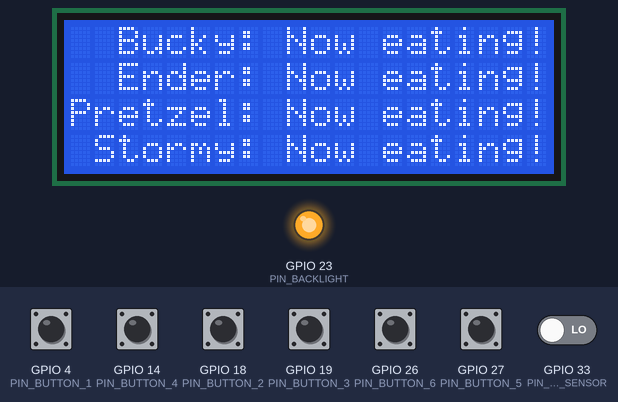
A program run on a simulated ESP32. On the bench: 20×4 character LCD, output pins drawn as LEDs (lit = HIGH). The test bench sets the inputs (shaded band); at power-on: GPIO 4 (PIN_BUTTON_1), GPIO 14 (PIN_BUTTON_4), GPIO 18 (PIN_BUTTON_2), GPIO 19 (PIN_BUTTON_3), GPIO 26 (PIN_BUTTON_6), GPIO 27 (PIN_BUTTON_5) HIGH, GPIO 33 (PIN_PIR_SENSOR) LOW.

Above: at 1.2 s.
1.3 s: GPIO 4 (PIN_BUTTON_1) pulled LOW for 0.15 s
At 1.51 s:
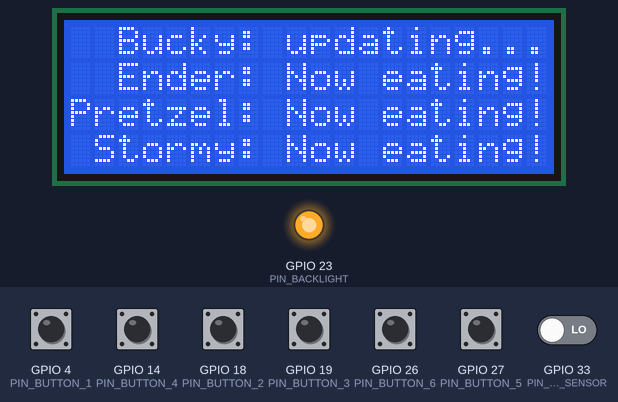
3.1 s: GPIO 14 (PIN_BUTTON_4) pulled LOW for 0.15 s
At 3.37 s:
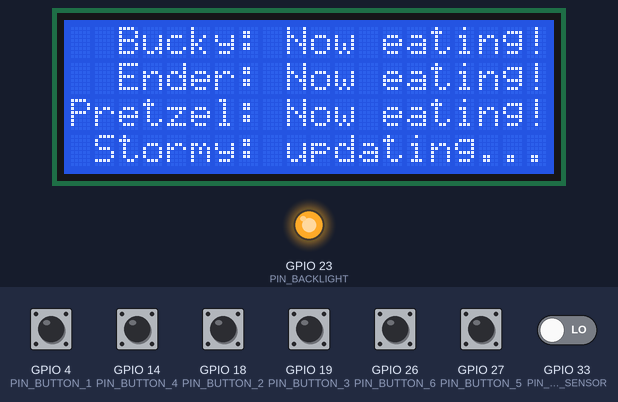
4.9 s: GPIO 18 (PIN_BUTTON_2) pulled LOW for 0.15 s
At 5.16 s:
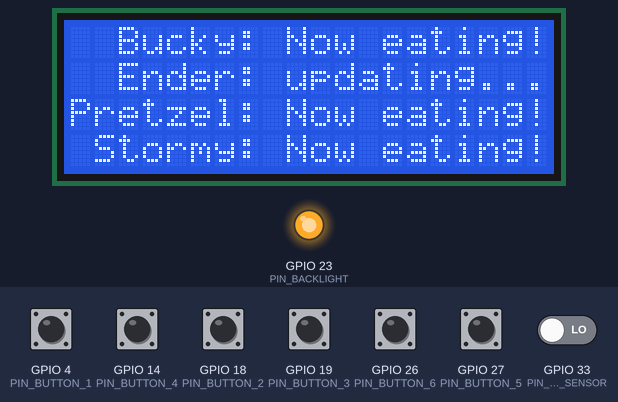
6.7 s: GPIO 19 (PIN_BUTTON_3) pulled LOW for 0.15 s
At 6.97 s:
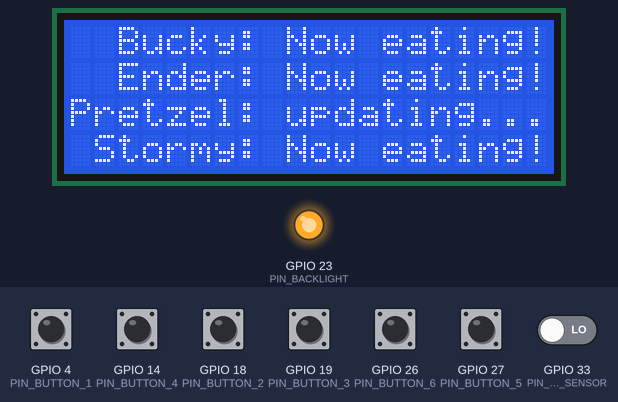
8.5 s: GPIO 27 (PIN_BUTTON_5) pulled LOW for 0.15 s
At 8.78 s:
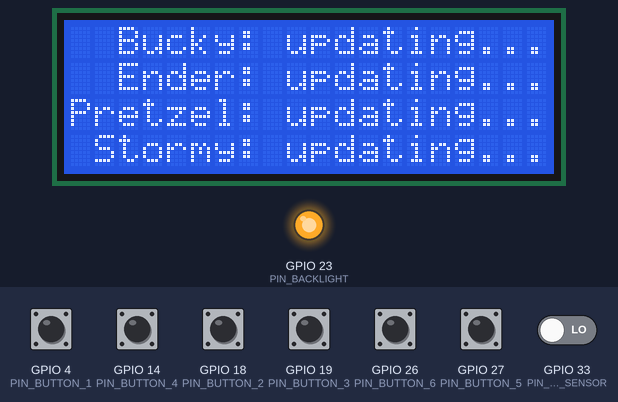
10.3 s: GPIO 4 (PIN_BUTTON_1) driven LOW and GPIO 14 (PIN_BUTTON_4) driven LOW
At 11.7 s:
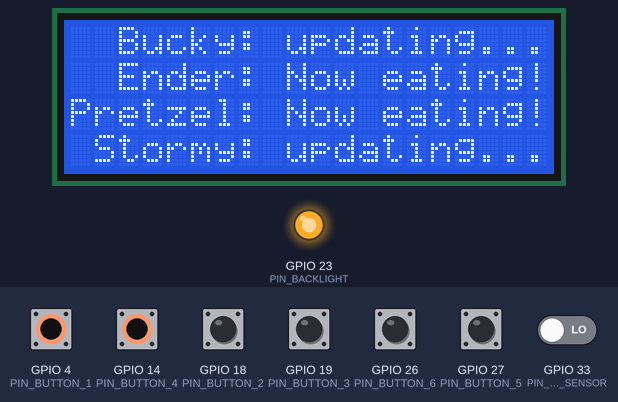
Timing chart, 0 to 12.9 s (numbered marks = the images above; inputs shaded):
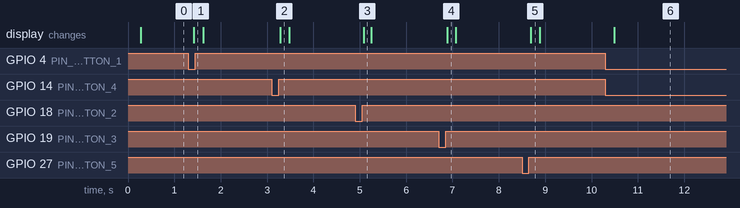

Measured:
- after the input at 1.3 s, the display: changes after 0.12 s (image 1)
- after the input at 3.1 s, the display: changes after 0.18 s (image 2)
- after the input at 4.9 s, the display: changes after 0.18 s (image 3)
- after the input at 6.7 s, the display: changes after 0.18 s (image 4)
- after the input at 8.5 s, the display: changes after 0.19 s (image 5)
- after the input at 10.3 s, the display: changes after 0.19 s (image 6)

The program:

main.cpp
```cpp
#include <Arduino.h>
#include <Wire.h>
#include <hd44780.h>
#include <hd44780ioClass/hd44780_I2Cexp.h>

// initialize LED
hd44780_I2Cexp lcd;
const int LCD_COLUMN_CHARACTER_COUNT = 20;
const int LCD_ROW_CHARACTER_COUNT = 4;

// GPIO layout
const int PIN_BUTTON_1   =  4;
const int PIN_BUTTON_2   = 18;
const int PIN_BUTTON_3   = 19;
const int PIN_BUTTON_4   = 14;
const int PIN_BUTTON_5   = 27;
const int PIN_BUTTON_6   = 26;
const int PIN_BACKLIGHT  = 23;
const int PIN_PIR_SENSOR = 33;

// Button and Sensor Names
unsigned int button1 = 0;
unsigned int button2 = 0;
unsigned int button3 = 0;
unsigned int button4 = 0;
unsigned int button5 = 0;
unsigned int button6 = 0;
unsigned int motionSensor = 0;

// Dog names for screen
String dogB = "  Bucky: ";
String dogE = "  Ender: ";
String dogP = "Pretzel: ";
String dogS = " Stormy: ";

// Timestamps
unsigned long stampB1 = 0;
unsigned long stampB2 = 0;
unsigned long stampB3 = 0;
unsigned long stampB4 = 0;
unsigned long stampB5 = 0;
unsigned long stampB6 = 0;
unsigned long stampBL = 0;

// Elapsed Timers
unsigned long currentTime = 0;
unsigned long timeSinceB1 = 0;
unsigned long timeSinceB2 = 0;
unsigned long timeSinceB3 = 0;
unsigned long timeSinceB4 = 0;
unsigned long timeSinceB5 = 0;
unsigned long timeSinceB6 = 0;
unsigned long timeSinceBL = 0;

// Define timekeeping constants
const unsigned long HOURS_IN_MILLIS   = 3600000;
const unsigned long MINUTES_IN_MILLIS = 60000;
const unsigned long SECONDS_IN_MILLIS = 1000;

// LCD Refreshrate
unsigned long previousTime   = 0;
const unsigned int REFRESH_RATE_IN_MILLIS = 200;
const unsigned int BACKLIGHT_TIMEOUT      = 15 * SECONDS_IN_MILLIS;

// Print Bucky's Name
void bucky() {
  lcd.setCursor(0,0);
  lcd.print(dogB);
}

// Print Ender's Name
void ender() {
  lcd.setCursor(0,1);
  lcd.print(dogE);
}

// Print Pretzel's Name
void pretzel() {
  lcd.setCursor(0,2);
  lcd.print(dogP);
}

// Print Stormy's Name
void stormy() {
  lcd.setCursor(0,3);
  lcd.print(dogS);
}

// Array to call when you need to display times
String timeSinceFed[] = {
  "Now eating!", //  0
  "Recently   ", //  1
  "1 hour ago ", //  2
  "2 hours ago", //  3
  "3 hours ago", //  4
  "4 hours ago", //  5
  "5 hours ago", //  6
  "6 hours ago", //  7
  "7 hours ago", //  8
  "8 hours ago", //  9
  "9 hours ago", // 10
  "Safe to Eat", // 11
  "NEEDS FOOD!", // 12
  "updating..."  // 13
} ;

// Print times based off timeSinceFed array
void printElapsedTime(unsigned long myTime) {
  if (myTime < .2 * SECONDS_IN_MILLIS) {
    lcd.print(timeSinceFed[13]);
  } else if (myTime < 5 * MINUTES_IN_MILLIS) {
    lcd.print(timeSinceFed[0]);
  } else if (myTime < 1 * HOURS_IN_MILLIS) {
    lcd.print(timeSinceFed[1]);
  } else if (myTime < 2 * HOURS_IN_MILLIS) {
    lcd.print(timeSinceFed[2]);
  } else if (myTime < 3 * HOURS_IN_MILLIS) {
    lcd.print(timeSinceFed[3]);
  } else if (myTime < 4 * HOURS_IN_MILLIS) {
    lcd.print(timeSinceFed[4]);
  } else if (myTime < 5 * HOURS_IN_MILLIS) {
    lcd.print(timeSinceFed[5]);
  } else if (myTime < 6 * HOURS_IN_MILLIS) {
    lcd.print(timeSinceFed[6]);
  } else if (myTime < 7 * HOURS_IN_MILLIS) {
    lcd.print(timeSinceFed[7]);
  } else if (myTime < 8 * HOURS_IN_MILLIS) {
    lcd.print(timeSinceFed[8]);
  } else if (myTime < 9 * HOURS_IN_MILLIS) {
    lcd.print(timeSinceFed[9]);
  } else if (myTime < 10 * HOURS_IN_MILLIS) {
    lcd.print(timeSinceFed[10]);
  } else if (myTime < 12 * HOURS_IN_MILLIS){
    lcd.print(timeSinceFed[11]);
  } else {
    lcd.print(timeSinceFed[12]);
  }
}

// Turn the backlight on
void enableBacklight() {
  digitalWrite(PIN_BACKLIGHT, HIGH);
}

// Turn the backlight off
void disableBacklight() {
  digitalWrite(PIN_BACKLIGHT, LOW);
}

// Reset the backlight timer
void resetBacklightTimer() {
  stampBL = currentTime;
}

// Logic for button 1
void pushButton1() {
  if (button1 == LOW) {
    stampB1 = currentTime;
    resetBacklightTimer();
  }
}

// Logic for button 2
void pushButton2() {
  if (button2 == LOW) {
    stampB2 = currentTime;
    resetBacklightTimer();
  }
}

// Logic for button 3
void pushButton3() {
  if (button3 == LOW) {
    stampB3 = currentTime;
    resetBacklightTimer();
  }
}

// Logic for button 4
void pushButton4() {
  if (button4 == LOW) {
    stampB4 = currentTime;
    resetBacklightTimer();
  }
}

// Logic for button 5
void pushButton5() {
  if (button5 == LOW) {
    stampB1 = currentTime;
    stampB2 = currentTime;
    stampB3 = currentTime;
    stampB4 = currentTime;
    stampB5 = currentTime;
    resetBacklightTimer();
  }
}

// Logic for button 6
void pushButton6() {
  if (button6 == LOW) {
    stampB6 = currentTime;
    resetBacklightTimer();
  }
}

// Logic for backlight
void checkBacklight() {
  if (motionSensor == HIGH) {
    enableBacklight();
    resetBacklightTimer();
  } else if (timeSinceBL <= BACKLIGHT_TIMEOUT) {
    enableBacklight();
  } else {
    disableBacklight();
  }
}

// Reads GPIO and checks for button presses
void checkButtonUpdates() {
  button1 = digitalRead(PIN_BUTTON_1);
  button2 = digitalRead(PIN_BUTTON_2);
  button3 = digitalRead(PIN_BUTTON_3);
  button4 = digitalRead(PIN_BUTTON_4);
  button5 = digitalRead(PIN_BUTTON_5);
  button6 = digitalRead(PIN_BUTTON_6);
  motionSensor = digitalRead(PIN_PIR_SENSOR);
  pushButton1();
  pushButton2();
  pushButton3();
  pushButton4();
  pushButton5();
  pushButton6();
}

// Updates the timers
void updateTimers() {
  currentTime = millis();
  timeSinceB1 = currentTime - stampB1;
  timeSinceB2 = currentTime - stampB2;
  timeSinceB3 = currentTime - stampB3;
  timeSinceB4 = currentTime - stampB4;
  timeSinceB5 = currentTime - stampB5;
  timeSinceB6 = currentTime - stampB6;
  timeSinceBL = currentTime - stampBL;
}

// Print updated info to the LCD
void screenRefresh () {
  if (currentTime - previousTime >= REFRESH_RATE_IN_MILLIS) {
  bucky();
  printElapsedTime(timeSinceB1);
  ender();
  printElapsedTime(timeSinceB2);
  pretzel();
  printElapsedTime(timeSinceB3);
  stormy();
  printElapsedTime(timeSinceB4);
  previousTime = currentTime;
  }
}

// Bootup sequence
void setup() {
  Serial.begin(115200);

  // Initialize GPIO types using the internal pull up resistor instead of hard wiring one
  pinMode (PIN_BUTTON_1, INPUT_PULLUP);
  pinMode (PIN_BUTTON_2, INPUT_PULLUP);
  pinMode (PIN_BUTTON_3, INPUT_PULLUP);
  pinMode (PIN_BUTTON_4, INPUT_PULLUP);
  pinMode (PIN_BUTTON_5, INPUT_PULLUP);
  pinMode (PIN_BUTTON_6, INPUT_PULLUP);
  pinMode (PIN_BACKLIGHT, OUTPUT);
  pinMode (PIN_PIR_SENSOR, INPUT);

  // Initiialize LCD Screen settings
  int status;
  status = lcd.begin(LCD_COLUMN_CHARACTER_COUNT,LCD_ROW_CHARACTER_COUNT);
  if (status) {
    hd44780::fatalError(status);
  }
  lcd.noBlink();
  lcd.noAutoscroll();
  enableBacklight();
}

// Main sequence
void loop() {
  updateTimers();
  checkBacklight();
  checkButtonUpdates();
  screenRefresh();
}
```
